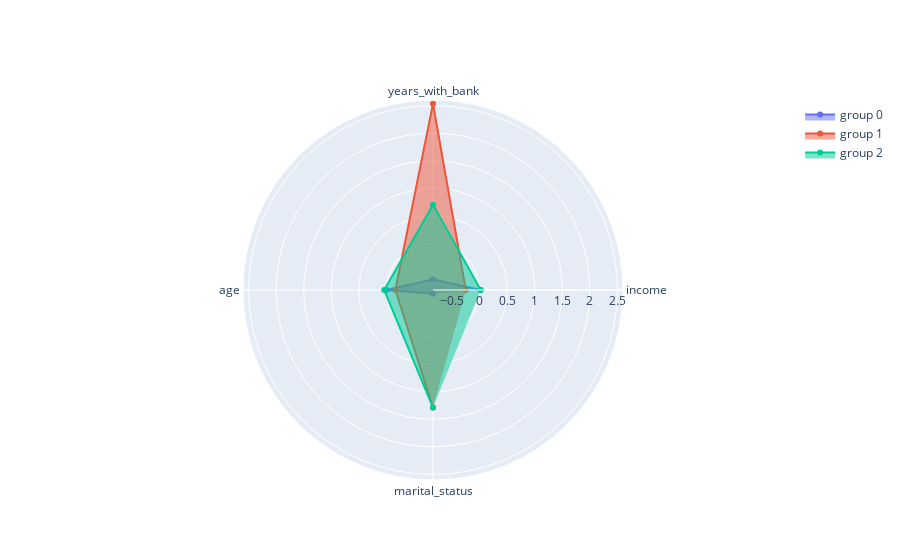

Source (notebook cell):
### Code cell
fig = go.Figure()

fig.add_trace(go.Scatterpolar(r=group_0_df['means'],theta=group_0_df['category'],fill='toself',name='group 0'))

fig.add_trace(go.Scatterpolar(r=group_1_df['means'],theta=group_1_df['category'],fill='toself',name='group 1'))

fig.add_trace(go.Scatterpolar(r=group_2_df['means'],theta=group_2_df['category'],fill='toself',name='group 2'))


fig.update_layout(
  polar=dict(
    radialaxis=dict(
      visible=True,
    )),
  showlegend=True
)

fig.show()

### Figure 1 — Plotly figure (JSON) as saved in the notebook; plotly's stock layout.template omitted (floating-point values rounded to 4 significant figures)
{"data": [{"fill": "toself", "name": "group 0", "r": [0.02041, -0.6483, 3.545e-05, -0.7765], "theta": ["income", "years_with_bank", "age", "marital_status"], "type": "scatterpolar"}, {"fill": "toself", "name": "group 1", "r": [-0.2492, 2.534, -0.1623, 1.288], "theta": ["income", "years_with_bank", "age", "marital_status"], "type": "scatterpolar"}, {"fill": "toself", "name": "group 2", "r": [0.02095, 0.7039, 0.04122, 1.288], "theta": ["income", "years_with_bank", "age", "marital_status"], "type": "scatterpolar"}], "layout": {"polar": {"radialaxis": {"visible": true}}, "showlegend": true}}
